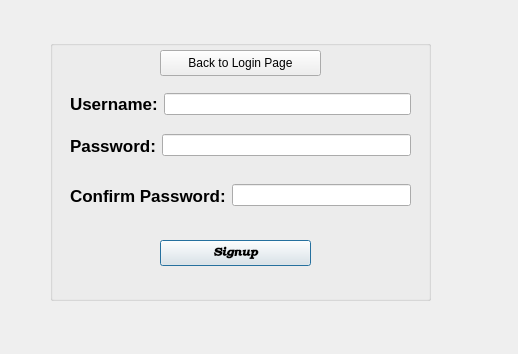
<?xml version="1.0" encoding="UTF-8"?>
<ui version="4.0">
 <class>signupWindow</class>
 <widget class="QDialog" name="signupWindow">
  <property name="geometry">
   <rect>
    <x>0</x>
    <y>0</y>
    <width>518</width>
    <height>354</height>
   </rect>
  </property>
  <property name="windowTitle">
   <string>Signup Page</string>
  </property>
  <widget class="QGroupBox" name="groupBox">
   <property name="geometry">
    <rect>
     <x>50</x>
     <y>40</y>
     <width>381</width>
     <height>261</height>
    </rect>
   </property>
   <property name="sizePolicy">
    <sizepolicy hsizetype="Expanding" vsizetype="Expanding">
     <horstretch>0</horstretch>
     <verstretch>0</verstretch>
    </sizepolicy>
   </property>
   <property name="minimumSize">
    <size>
     <width>100</width>
     <height>100</height>
    </size>
   </property>
   <property name="title">
    <string/>
   </property>
   <widget class="QPushButton" name="signupButton">
    <property name="geometry">
     <rect>
      <x>110</x>
      <y>200</y>
      <width>151</width>
      <height>26</height>
     </rect>
    </property>
    <property name="maximumSize">
     <size>
      <width>247</width>
      <height>16777215</height>
     </size>
    </property>
    <property name="font">
     <font>
      <family>URW Bookman</family>
      <italic>true</italic>
      <bold>true</bold>
     </font>
    </property>
    <property name="text">
     <string>Signup</string>
    </property>
   </widget>
   <widget class="QPushButton" name="pushButton">
    <property name="geometry">
     <rect>
      <x>110</x>
      <y>10</y>
      <width>161</width>
      <height>26</height>
     </rect>
    </property>
    <property name="text">
     <string>Back to Login Page</string>
    </property>
   </widget>
   <widget class="QWidget" name="layoutWidget">
    <property name="geometry">
     <rect>
      <x>20</x>
      <y>130</y>
      <width>341</width>
      <height>51</height>
     </rect>
    </property>
    <layout class="QHBoxLayout" name="horizontalLayout">
     <item>
      <widget class="QLabel" name="label_3">
       <property name="font">
        <font>
         <pointsize>13</pointsize>
         <bold>true</bold>
        </font>
       </property>
       <property name="text">
        <string>Confirm Password:</string>
       </property>
       <property name="buddy">
        <cstring>lineEditPassword</cstring>
       </property>
      </widget>
     </item>
     <item>
      <widget class="QLineEdit" name="lineEditPassword_2">
       <property name="text">
        <string/>
       </property>
       <property name="echoMode">
        <enum>QLineEdit::Password</enum>
       </property>
      </widget>
     </item>
    </layout>
   </widget>
   <widget class="QWidget" name="layoutWidget">
    <property name="geometry">
     <rect>
      <x>20</x>
      <y>90</y>
      <width>341</width>
      <height>31</height>
     </rect>
    </property>
    <layout class="QHBoxLayout" name="horizontalLayout_2">
     <item>
      <widget class="QLabel" name="label_2">
       <property name="font">
        <font>
         <pointsize>13</pointsize>
         <bold>true</bold>
        </font>
       </property>
       <property name="text">
        <string>Password:</string>
       </property>
       <property name="buddy">
        <cstring>lineEditPassword</cstring>
       </property>
      </widget>
     </item>
     <item>
      <widget class="QLineEdit" name="lineEditPassword">
       <property name="text">
        <string/>
       </property>
       <property name="echoMode">
        <enum>QLineEdit::Password</enum>
       </property>
      </widget>
     </item>
    </layout>
   </widget>
   <widget class="QWidget" name="layoutWidget">
    <property name="geometry">
     <rect>
      <x>20</x>
      <y>50</y>
      <width>341</width>
      <height>28</height>
     </rect>
    </property>
    <layout class="QHBoxLayout" name="horizontalLayout_3">
     <item>
      <widget class="QLabel" name="label">
       <property name="font">
        <font>
         <pointsize>13</pointsize>
         <bold>true</bold>
        </font>
       </property>
       <property name="text">
        <string>Username:</string>
       </property>
       <property name="buddy">
        <cstring>lineEditUsername</cstring>
       </property>
      </widget>
     </item>
     <item>
      <widget class="QLineEdit" name="lineEditUsername">
       <property name="text">
        <string/>
       </property>
      </widget>
     </item>
    </layout>
   </widget>
  </widget>
 </widget>
 <resources/>
 <connections/>
</ui>
